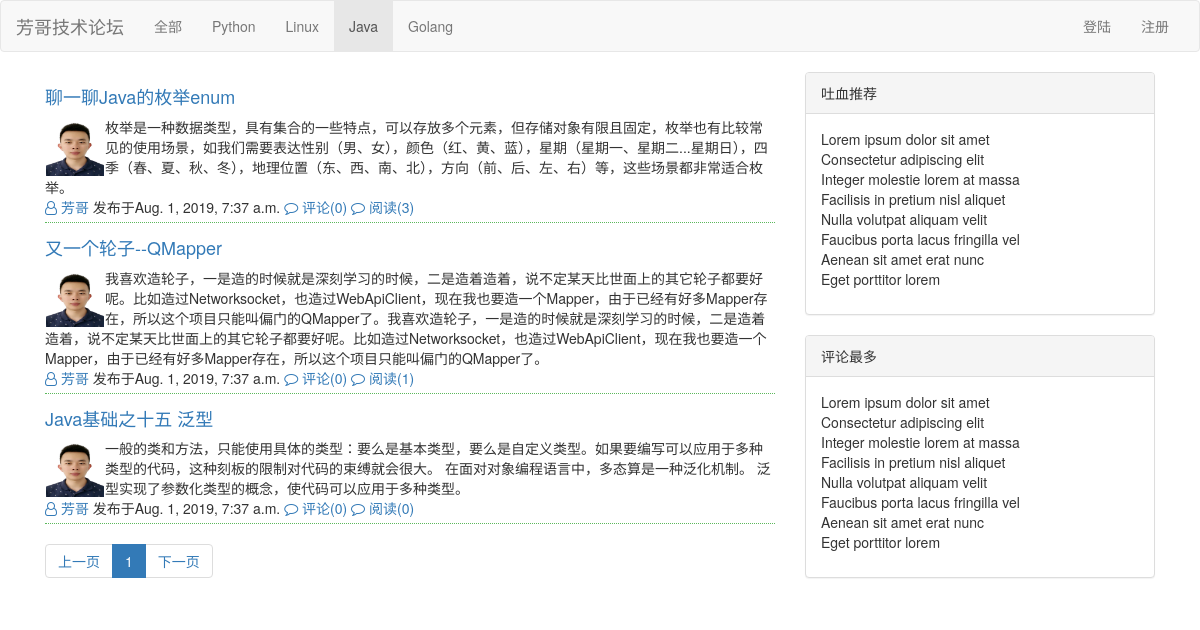
The app's page /all/3.html with its own data.
### repository/models.py (models this page shows, shortened)
class Article(models.Model):
    nid = models.BigAutoField(primary_key=True)
    title = models.CharField(verbose_name="文章标题",max_length=128)
    summary = models.CharField(verbose_name="文章简介",max_length=512)
    read_count = models.IntegerField(default=0)
    comment_count = models.IntegerField(default=0)
    up_count = models.IntegerField(default=0)
    down_count = models.IntegerField(default=0)
    create_time = models.DateTimeField(auto_now_add=True)
    blog = models.ForeignKey(verbose_name="所属博客",to="Blog",to_field="bid",on_delete=models.CASCADE)
    categroy = models.ForeignKey(verbose_name="文章类型",to="Category",to_field="nid",on_delete=models.CASCADE)
    article_type_choices = [
        (1,"Python"),
        (2,"Linux"),
        (3,"Java"),
        (4,"Golang"),
    ]
    article_type_id = models.IntegerField(verbose_name="主站分类id",choices=article_type_choices,default=None)
    tag = models.ManyToManyField(
        verbose_name="文章标签",
        to="Tag",
        through="Tag2Article",
    )
    class Meta:
        verbose_name_plural="文章信息"

class Blog(models.Model):
    bid = models.AutoField(primary_key=True)
    title = models.CharField(max_length=60,verbose_name="个人博客标题")
    site  = models.CharField(max_length=32,verbose_name="个人博客前缀",unique=True)
    theme = models.CharField(max_length=32,verbose_name="博客主题")
    user = models.OneToOneField(to="UserInfo",to_field="nid",on_delete=models.CASCADE)
    class Meta:
        verbose_name_plural="个人博客"

class UserInfo(models.Model):
    nid = models.BigAutoField(primary_key=True)
    username = models.CharField(max_length=32,verbose_name="用户名",unique=True)
    password = models.CharField(max_length=64,verbose_name="密码")
    nickname = models.CharField(max_length=32,verbose_name="昵称")
    email = models.EmailField(verbose_name="邮箱",unique=True)
    avatar = models.ImageField(verbose_name="头像",upload_to='static/user_avatar')
    createtime = models.DateTimeField(verbose_name="创建时间",auto_now_add=True)
    fans = models.ManyToManyField(verbose_name="粉丝",
                                  to="UserInfo",
                                  through="UserFans",   #自定义第三张表时，使用字段用于指定关系表
                                  related_name="f",
                                  through_fields= ("user","follower"),
                                  )
    class Meta:
        verbose_name_plural="用户列表"

### web/views/home.py (the view)
# urls.py: path('',home.index),
def index(request,*args,**kwargs):
    print(request)
    print(kwargs)
    if kwargs:
        article_type_id = int(kwargs['article_type_id'])
        base_url = reverse('index',kwargs=kwargs)
    else:
        article_type_id = None
        base_url = '/'
    data_count = models.Article.objects.filter(**kwargs).count() #需要展示的总个数
    page_obj = Pagination(request.GET.get('p'), data_count)  #当前页码
    article_list = models.Article.objects.filter(**kwargs).order_by('-nid')[page_obj.start:page_obj.end]
    type_list = models.Article.article_type_choices
    page_str = page_obj.page_str(base_url)
    return render(request,"index.html",
                  {
                      "type_list":type_list,
                      "article_type_id":article_type_id,
                      "article_list":article_list,
                      "page_str":page_str,
                  }
                  )

### utils/pagination.py (called while the page is built)
    @property
    def start(self):
        return (self.current_page - 1) * self.per_page_count

    @property
    def end(self):
        return self.current_page * self.per_page_count

    @property
    def total_count(self):
        v, y = divmod(self.data_count, self.per_page_count)
        if y:
            v += 1
        return v

### templates/index.html (shortened to what this page needs)
<!DOCTYPE html>
<html lang="en">
<head>
    <link rel="stylesheet" href="/static/plugin/bootstrap/css/bootstrap.css">
    <link rel="stylesheet" href="/static/plugin/font-awesome/css/font-awesome.min.css">
</head>
<body>
<nav class="navbar navbar-default">
  <div class="container-fluid">
    <div class="navbar-header">
      <a class="navbar-brand" href="#">芳哥技术论坛</a>
    </div>
    <div class="collapse navbar-collapse" id="bs-example-navbar-collapse-1">
      <ul class="nav navbar-nav">
      {% if not article_type_id %}
        <li class="active"><a href="/">全部</a></li>
          {% else %}
          <li><a href="/">全部</a></li>
      {% endif %}
          {% for item in type_list %}
              {% if article_type_id == item.0 %}
                <li class="active"><a href="/all/{{ item.0 }}.html">{{ item.1 }}</a></li>
              {% else %}
                <li><a href="/all/{{ item.0 }}.html">{{ item.1 }}</a></li>
              {% endif %}
          {% endfor %}
      </ul>
      <ul class="nav navbar-nav navbar-right">
        {% if request.session.user_info %}
            <li>
                <a href="/backend/index.html">{{ request.session.user_info.nickname }}</a>
            </li>
            {% if  request.session.user_info.blog__site %}
                <li><a style="padding-left: 0;padding-right: 0;">·</a></li>
                <li>
                    <a href="/{{ request.session.user_info.blog__site }}.html">我的博客</a>
                </li>
            {% endif %}
            <li><a style="padding-left: 0;padding-right: 0;">·</a></li>
            <li><a href="/backend/index.html">管理</a></li>
            <li><a style="padding-left: 0;padding-right: 0;">|</a></li>
            <li><a href="/logout.html">退出</a></li>
        {% else %}
            <li><a href="/login.html">登陆</a></li>
            <li><a href="/register.html">注册</a></li>
        {% endif %}
      </ul>
    </div>
  </div>
</nav>
<div class="container">
    <div>
        <div class="col-md-8">
        <div class="article_list">
        {% for item in article_list %}
            <div class="clearfix article_item">
                <h4><a href="#">{{ item.title }}</a></h4>
                <div class="clearfix">
                  <a href="#" class="user_avatar left">
                      <img src="/{{ item.blog.user.avatar }}" alt=""></a>{{ item.summary }}
                </div>
                <div class="footers">
                    <a href="#">
                        <i class="fa fa-user-o" aria-hidden="true"></i>
                        <span>{{ item.blog.user.nickname }}</span>
                    </a>
                    <span>发布于{{ item.blog.user.createtime }}</span>
                    <a href="#">
                        <i class="fa fa-comment-o" aria-hidden="true"></i>
                        <span>评论({{ item.comment_count }})</span>
                    </a>
                    <a href="#">
                        <i class="fa fa-comment-o" aria-hidden="true"></i>
                        <span>阅读({{ item.read_count }})</span>
                    </a>
                </div>
            </div>
        {% endfor %}
        </div>
        <div class="clearfix">
            <ul class="pagination">
                {{ page_str }}
            </ul>
        </div>
        </div>
        <div class="col-md-4">
            <div class="panel panel-default hot-recommend">
                <div class="panel-heading">吐血推荐</div>
                <div class="panel-body">
                    <ul class="list-unstyled">
                        <li>Lorem ipsum dolor sit amet</li>
                        <li>Consectetur adipiscing elit</li>
                        <li>Integer molestie lorem at massa</li>
                        <li>Facilisis in pretium nisl aliquet</li>
                        <li>Nulla volutpat aliquam velit
                        </li>
                        <li>Faucibus porta lacus fringilla vel</li>
                        <li>Aenean sit amet erat nunc</li>
                        <li>Eget porttitor lorem</li>
                    </ul>
                </div>
            </div>
            <div class="panel panel-default hot-comment">
                <div class="panel-heading">评论最多</div>
                <div class="panel-body">
                    <ul class="list-unstyled">
                        <li>Lorem ipsum dolor sit amet</li>
                        <li>Consectetur adipiscing elit</li>
                        <li>Integer molestie lorem at massa</li>
                        <li>Facilisis in pretium nisl aliquet</li>
                        <li>Nulla volutpat aliquam velit
                        </li>
                        <li>Faucibus porta lacus fringilla vel</li>
                        <li>Aenean sit amet erat nunc</li>
                        <li>Eget porttitor lorem</li>
                    </ul>
                </div>
            </div>
        </div>
    </div>
</div>
</body>
</html>

### templates/index.html (style rules this page uses)
.article_item { border-bottom: 1px dotted #5cb85c; padding: 5px 0; }
.article_item .user_avatar img { width: 60px; height: 60px; padding: 1px; }
.left { float: left; }

### records on screen
Article: title "聊一聊Java的枚举enum", blog.user.avatar (picture), summary "枚举是一种数据类型，具有集合的一些特点，可以存放多个元素，但存储对象有限且固定，枚举也有比较常见的使用场景，如我们需要表达性别（男、女），颜色（红、黄、蓝），星期（星期一、星期二...星期日），四季（春、夏、秋、冬），地理位置（东、西、南、北），方向（前、后、左、右）等，这些场景都非常适合枚举。", blog.user.nickname "芳哥", blog.user.createtime "Aug. 1, 2019, 7:37 a.m.", comment_count "0", read_count "3"
Article: title "又一个轮子--QMapper", blog.user.avatar (picture), summary "我喜欢造轮子，一是造的时候就是深刻学习的时候，二是造着造着，说不定某天比世面上的其它轮子都要好呢。比如造过Networksocket，也造过WebApiClient，现在我也要造一个Mapper，由于已经有好多Mapper存在，所以这个项目只能叫偏门的QMapper了。我喜欢造轮子，一是造的时候就是深刻学习的时候，二是造着造着，说不定某天比世面上的其它轮子都要好呢。比如造过Networksocket，也造过WebApiClient，现在我也要造一个Mapper，由于已经有好多Mapper存在，所以这个项目只能叫偏门的QMapper了。", blog.user.nickname "芳哥", blog.user.createtime "Aug. 1, 2019, 7:37 a.m.", comment_count "0", read_count "1"
Article: title "Java基础之十五 泛型", blog.user.avatar (picture), summary "一般的类和方法，只能使用具体的类型：要么是基本类型，要么是自定义类型。如果要编写可以应用于多种类型的代码，这种刻板的限制对代码的束缚就会很大。 在面对对象编程语言中，多态算是一种泛化机制。 泛型实现了参数化类型的概念，使代码可以应用于多种类型。", blog.user.nickname "芳哥", blog.user.createtime "Aug. 1, 2019, 7:37 a.m.", comment_count "0", read_count "0"

### other values on screen
{{ item.1 }} "Python" "Linux" "Golang"
{{ item.1 }} "Java"
{{ page_str }} "上一页 1 下一页"
